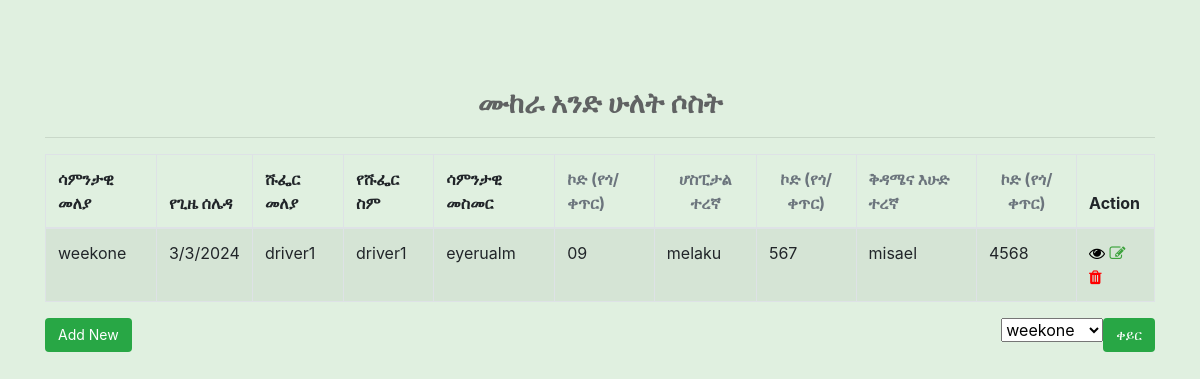
Page /report/index.php on the committed database.
### tables this page shows
CREATE TABLE `weekone` (
  `id` int(11) NOT NULL,
  `date` varchar(255) DEFAULT NULL,
  `weekoneid` varchar(255) DEFAULT NULL,
  `driverid` varchar(255) DEFAULT NULL,
  `drivername` varchar(255) DEFAULT NULL,
  `location` varchar(255) DEFAULT NULL,
  `codnum1` varchar(255) DEFAULT NULL,
  `hospitalteregna` varchar(255) DEFAULT NULL,
  `codnum2` varchar(255) DEFAULT NULL,
  `satandsund` varchar(255) DEFAULT NULL,
  `codnum3` varchar(255) DEFAULT NULL
);

### report/index.php (the view, shortened to what this page needs)
<?php
                      if(isset($_POST['table'])){
                          $table=$_POST['option'];
                        if(empty($table)){
                            $sql = "SELECT * FROM $table";
                        }else{
                            $sql = "SELECT * FROM $table";
                        }
                      }else{
                        $sql = "SELECT * FROM weekone";
                      }
                    ?>
<!DOCTYPE html>
<html lang="en">
<head>
     <link rel="stylesheet" href="https://cdnjs.cloudflare.com/ajax/libs/font-awesome/4.7.0/css/font-awesome.css">
    <link rel="stylesheet" href="https://cdnjs.cloudflare.com/ajax/libs/twitter-bootstrap/4.5.2/css/bootstrap.css">
    <link rel="stylesheet" href="https://cdn.datatables.net/1.10.22/css/dataTables.bootstrap4.min.css">
    <link rel="stylesheet" href="https://cdn.datatables.net/buttons/1.6.4/css/buttons.bootstrap4.min.css">
</head>
<body style="background-color:#e0f0e0 ;">
    <div class="container mt-5">
        <div class="row">
            <div class="col-12">
                <br>
                <h3 class="titulo-tabla">ሙከራ አንድ ሁለት ሶስት </h3>
                <hr>
                    <?php
                    if($result = mysqli_query($connection, $sql))
                    {
                        if(mysqli_num_rows($result) > 0)
                        {
                    ?>
                            <table id="ejemplo" class="table table-striped table-bordered" style="width:100%" >
                                <thead>
                                    <tr>
         <th>ሳምንታዊ መለያ</th>
         <th>የጊዜ ሰሌዳ </th>
         <th>ሹፌር መለያ </th>
          <th >የሹፌር ስም</th>
            <th >ሳምንታዊ መስመር </th>
            <th class="text-uppercase text-secondary text-xxs font-weight-bolder opacity-7 ps-2">ኮድ (የጎ/ቀጥር)</th>
            <th class="text-center text-uppercase text-secondary text-xxs font-weight-bolder opacity-7">ሆስፒታል ተረኛ </th>
            <th class="text-center text-uppercase text-secondary text-xxs font-weight-bolder opacity-7">ኮድ (የጎ/ቀጥር)</th>
            <th class="text-secondary opacity-7"> ቅዳሜና እሁድ ተረኛ</th>
            <th class="text-center text-uppercase text-secondary text-xxs font-weight-bolder opacity-7">ኮድ (የጎ/ቀጥር)</th>
                                        <th>Action</th>
                                    </tr>
                                </thead>
                                <tbody id="myTable">
                                    <?php
                                        while($row = mysqli_fetch_array($result))
                                        {
                                        ?>
                                        <tr>
                                        <td><?= $row['weekoneid'] ;?></td>
                                            <td><?= $row['date'] ;?></td>
                                            <td><?= $row['driverid']; ?></td>
                                            <td><?= $row['drivername'] ;?></td>
                                            <td><?= $row['location'] ;?></td>
                                            <td><?= $row['codnum1']; ?></td>
                                            <td><?= $row['hospitalteregna'] ;?></td>
                                            <td><?= $row['codnum2']; ?></td>
                                            <td><?= $row['satandsund']; ?></td>
                                            <td><?= $row['codnum3']; ?></td>
                                            <td>
                                                <?php
                                                echo "<a href='read.php?id=". $row['id'] ."' title='View Record' data-toggle='tooltip'> <i class='fa fa-eye' aria-hidden='true' style='color:black'></i></a>";
                                                echo "<a href='update.php?id=". $row['id'] ."' title='Update Record' data-toggle='tooltip'> <i class='fa fa-edit' aria-hidden='true' style='color:#3ca23c;'></i></a>";
                                                echo "<a href='delete.php?id=". $row['id'] ."' title='Delete Record' data-toggle='tooltip'> <i class='fa fa-trash' aria-hidden='true' style='color:red;'></i></a>";
                                                ?>
                                            </td>
                                        </tr>
                                    <?php
                                    }
                                    ?>
                                </tbody>
                            </table>
                        <?php
                        }
                        else
                        {
                            echo "<p class='lead'><em>No records were found.</em></p>";
                        }
                    }
                    else
                    {
                        echo "ERROR: Could not able to execute $sql. " . mysqli_error($connection);
                    }
                    ?>
                <a href="crud.php" class="btn btn-success pull-left">Add New </a>
                <div class="dataTables_filter pull-right">
                        <form  action="<?= htmlspecialchars($_SERVER["PHP_SELF"]); ?>"method="post">
                    <select  name="option" >
                    <option  value="weekone">weekone</option>
                </select>
                <button type="submit" name="table" class="btn btn-success pull-right"> ቀይር </button>
                </form>
                </div>
            </div>
        </div>
    </div>

### report/index.php (style rules this page uses)
a { color: #337ab7; text-decoration: none; }
i { margin-bottom:4px; }
.btn { display: inline-block; font-size: 14px; font-weight: 400; line-height: 1.42857143; text-align: center; white-space: nowrap; vertical-align: middle; cursor: pointer; user-select: none; background-image: none; border: 1px solid transparent; border-radius: 4px; }
.titulo-tabla { color:#606263; text-align:center; margin-top:15px; margin-bottom:15px; font-weight:bold; }

### rows in the picture
weekone: weekoneid "weekone", date "3/3/2024", driverid "driver1", drivername "driver1", location "eyerualm", codnum1 "09", hospitalteregna "melaku", codnum2 "567", satandsund "misael", codnum3 "4568"
